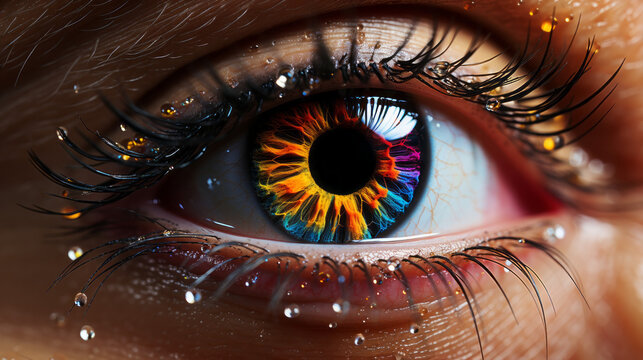
#> input picture CV/lab2/eye.jpg, 643 x 360 px
$ jupyter execute 2347230_CV_lab2.ipynb
#> lines starting #> are read from the running program, lines starting #| are printed output that depends on the picture; long printed decimals are rounded
# Lab 2

### 1. Image Preprocessing

- **Algorithm**: Convert a high-resolution photograph to grayscale.
- **Accuracy**: Simplifies the image for analysis while retaining key information.
- **Visualization**: Display the original and grayscale images.

[cell 1]
import cv2
import numpy as np
import matplotlib.pyplot as plt

# Load a high-resolution color image
image = cv2.imread('eye.jpg')
#> image is the input picture: shape (360, 643, 3); mean B, G, R 51.3, 63, 93.6
image_rgb = cv2.cvtColor(image, cv2.COLOR_BGR2RGB)

# Convert to grayscale
grayscale_image = cv2.cvtColor(image_rgb, cv2.COLOR_RGB2GRAY)
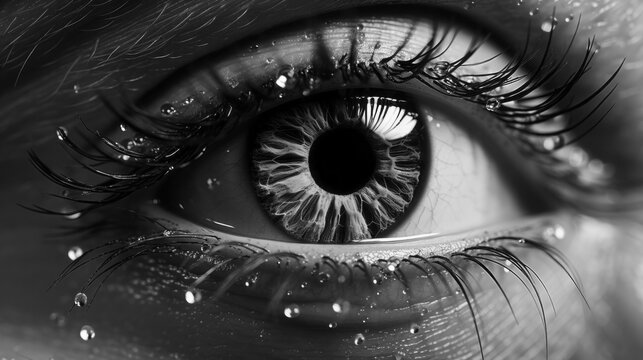
#> grayscale_image: shape (360, 643); min 0, max 255, mean 70.8

# Visualization
plt.figure(figsize=(10, 5))
plt.subplot(1, 2, 1)
plt.title('Original Image')
plt.imshow(image_rgb)
plt.subplot(1, 2, 2)
plt.title('Grayscale Image')
plt.imshow(grayscale_image, cmap='gray')
plt.show()
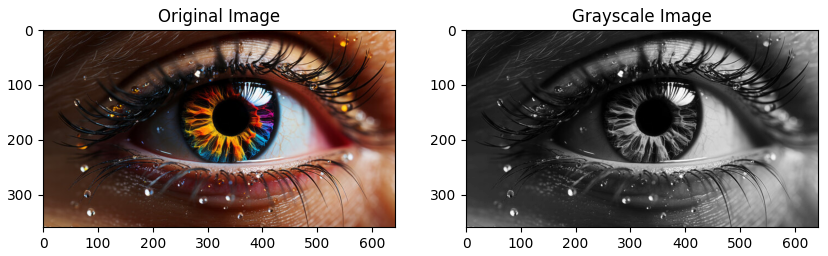
#> figure drawn by matplotlib, 2 panels

### 2. Image Sampling

- **Algorithm**: Downsample the grayscale image using nearest-neighbor interpolation.
- **Accuracy**: Maintains pixel integrity during downsampling.
- **Visualization**: Display images at different resolutions.

[cell 2]
# Downsample images to different resolutions using nearest-neighbor interpolation
downsampled_512 = cv2.resize(grayscale_image, (512, 512), interpolation=cv2.INTER_NEAREST)
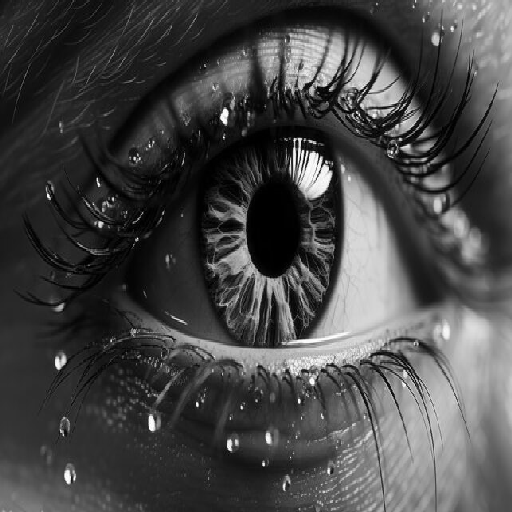
#> downsampled_512: shape (512, 512); min 0, max 255, mean 70.7
downsampled_256 = cv2.resize(grayscale_image, (256, 256), interpolation=cv2.INTER_NEAREST)
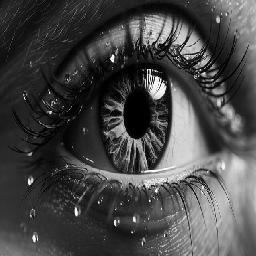
#> downsampled_256: shape (256, 256); min 0, max 255, mean 70.7
downsampled_128 = cv2.resize(grayscale_image, (128, 128), interpolation=cv2.INTER_NEAREST)
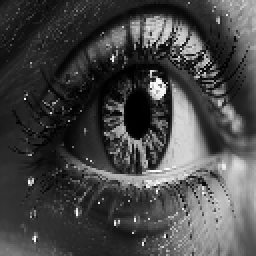
#> downsampled_128: shape (128, 128) (shown 2 times larger); min 0, max 254, mean 70.5

# Visualization
plt.figure(figsize=(15, 5))
plt.subplot(1, 4, 1)
plt.title('Original (1024x1024)')
plt.imshow(grayscale_image, cmap='gray')
plt.subplot(1, 4, 2)
plt.title('Downsampled (512x512)')
plt.imshow(downsampled_512, cmap='gray')
plt.subplot(1, 4, 3)
plt.title('Downsampled (256x256)')
plt.imshow(downsampled_256, cmap='gray')
plt.subplot(1, 4, 4)
plt.title('Downsampled (128x128)')
plt.imshow(downsampled_128, cmap='gray')
plt.show()

### 3. Image Quantization

- **Algorithm**: Quantize the grayscale image to different intensity levels.
- **Accuracy**: Reduces the number of distinct intensity levels while maintaining image structure.
- **Visualization**: Display images at different quantization levels.

[cell 3]
def quantize_image(image, levels):
    """Quantize the image to a given number of intensity levels."""
#> called with levels = 256
    return np.floor(image / (256 // levels)) * (256 // levels)

# Quantize images to different levels
quantized_256 = quantize_image(grayscale_image, 256)
quantized_64 = quantize_image(grayscale_image, 64)
quantized_4 = quantize_image(grayscale_image, 4)
#> call 3 of quantize_image, with levels = 4
#> in quantize_image (call 3), `return np.floor(image / (256 // levels)) * (256 // levels)`:
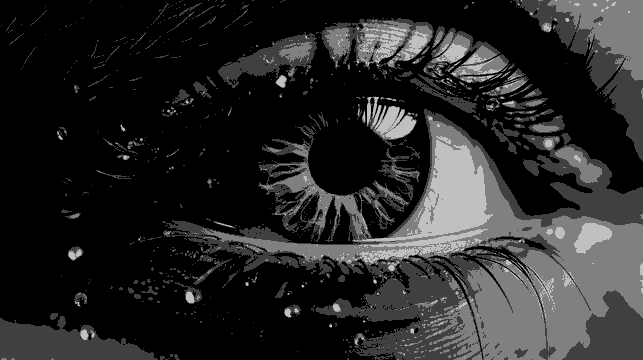
#> returned value: shape (360, 643) float64; min 0, max 192, mean 40.2

# Visualization
plt.figure(figsize=(15, 5))
plt.subplot(1, 4, 1)
plt.title('Original Image (256 levels)')
plt.imshow(grayscale_image, cmap='gray')
plt.subplot(1, 4, 2)
plt.title('Quantized Image (256 levels)')
plt.imshow(quantized_256, cmap='gray')
plt.subplot(1, 4, 3)
plt.title('Quantized Image (64 levels)')
plt.imshow(quantized_64, cmap='gray')
plt.subplot(1, 4, 4)
plt.title('Quantized Image (4 levels)')
plt.imshow(quantized_4, cmap='gray')
plt.show()

### 4. Visual and Quantitative Analysis

- **Algorithm**: Plot histograms of pixel values for the original, downsampled, and quantized images.
- **Accuracy**: Provides a visual comparison of pixel distributions.
- **Visualization**: Histogram plots for visual comparison.

[cell 4]
# Function to plot histograms
def plot_histogram(image, title):
    plt.hist(image.flatten(), bins=256, range=[0,256], color='gray', alpha=0.7)
    plt.title(title)
    plt.xlabel('Pixel Intensity')
    plt.ylabel('Frequency')

# Plot histograms
plt.figure(figsize=(15, 10))

plt.subplot(3, 2, 1)
plot_histogram(grayscale_image, 'Original Image Histogram')

plt.subplot(3, 2, 2)
plot_histogram(downsampled_128, 'Downsampled (128x128) Histogram')

plt.subplot(3, 2, 3)
plot_histogram(quantized_256, 'Quantized (256 levels) Histogram')

plt.subplot(3, 2, 4)
plot_histogram(quantized_64, 'Quantized (64 levels) Histogram')

plt.subplot(3, 2, 5)
plot_histogram(quantized_4, 'Quantized (4 levels) Histogram')

plt.tight_layout()
plt.show()
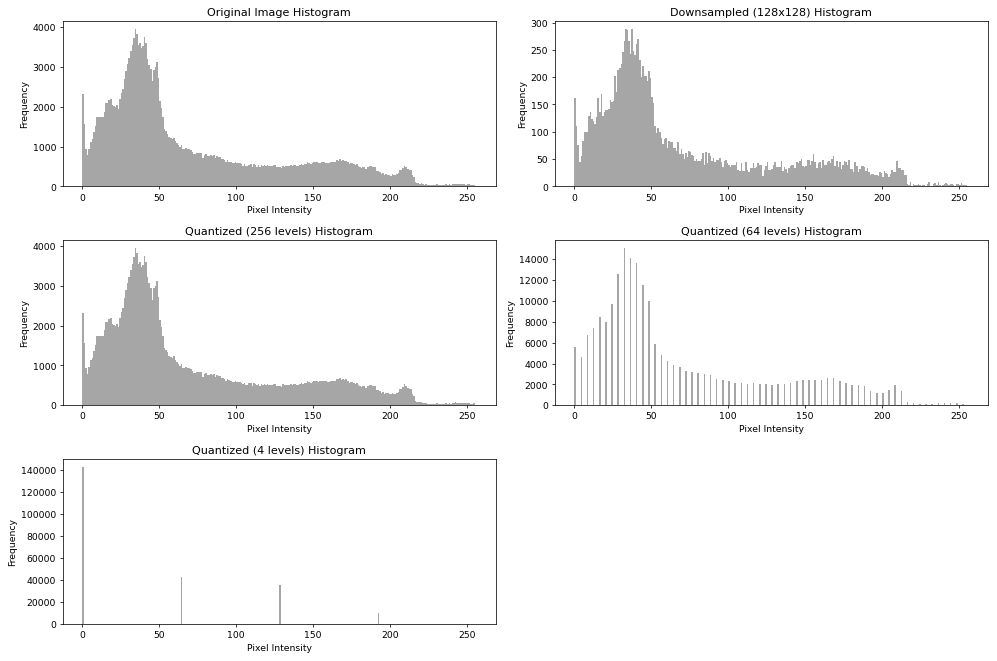
#> figure drawn by matplotlib, 5 panels; panel 1: tallest bar 3953 high, from x = 34 to 35; panel 3: tallest bar 3953 high, from x = 34 to 35; panel 4: tallest bar 15083 high, from x = 32 to 33; panel 5: tallest bar 142600 high, from x = 0 to 1

### 5. Error Metrics

- **Algorithm**: Calculate Mean Squared Error (MSE) between the original image and the downsampled/quantized images.
- **Accuracy**: Quantifies the difference between images.
- **Visualization**: Not applicable; numerical analysis.

[cell 5]
from sklearn.metrics import mean_squared_error

# Downsample the original image to 512x512, 256x256, and 128x128 directly
original_512 = cv2.resize(grayscale_image, (512, 512), interpolation=cv2.INTER_NEAREST)
original_256 = cv2.resize(grayscale_image, (256, 256), interpolation=cv2.INTER_NEAREST)
original_128 = cv2.resize(grayscale_image, (128, 128), interpolation=cv2.INTER_NEAREST)

# Calculate MSE for downsampled images against their respective originals
mse_downsampled_512 = mean_squared_error(original_512.flatten(), downsampled_512.flatten())
#> mse_downsampled_512 = 0
mse_downsampled_256 = mean_squared_error(original_256.flatten(), downsampled_256.flatten())
#> mse_downsampled_256 = 0
mse_downsampled_128 = mean_squared_error(original_128.flatten(), downsampled_128.flatten())
#> mse_downsampled_128 = 0

# Calculate MSE for quantized images against the original grayscale image
mse_quantized_256 = mean_squared_error(grayscale_image.flatten(), quantized_256.flatten())
#> mse_quantized_256 = 0
mse_quantized_64 = mean_squared_error(grayscale_image.flatten(), quantized_64.flatten())
#> mse_quantized_64 = 3.45
mse_quantized_4 = mean_squared_error(grayscale_image.flatten(), quantized_4.flatten())
#> mse_quantized_4 = 1216.8

print(f'MSE for Downsampled 512x512: {mse_downsampled_512}')
#| MSE for Downsampled 512x512: 0.0
print(f'MSE for Downsampled 256x256: {mse_downsampled_256}')
#| MSE for Downsampled 256x256: 0.0
print(f'MSE for Downsampled 128x128: {mse_downsampled_128}')
#| MSE for Downsampled 128x128: 0.0

print(f'MSE for Quantized 256 levels: {mse_quantized_256}')
#| MSE for Quantized 256 levels: 0.0
print(f'MSE for Quantized 64 levels: {mse_quantized_64}')
#| MSE for Quantized 64 levels: 3.450
print(f'MSE for Quantized 4 levels: {mse_quantized_4}')
#| MSE for Quantized 4 levels: 1216.755
